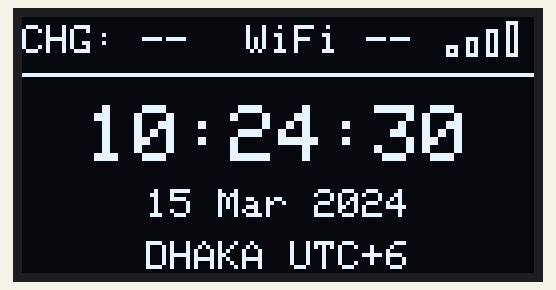
This sketch was run on a simulated ESP32. On the bench: 128×64 one-colour display. WiFi joins after 1.5 s; servers stay silent unless stated; the local clock reads 2024-03-15 10:24:30 at power-on unless the sketch sets it; what the sketch prints to the serial monitor is not drawn.

Above: at 0.6 s.
At 1.1 s:
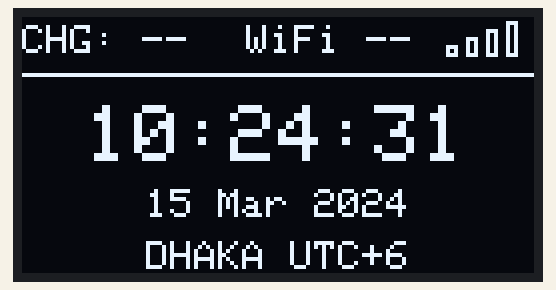
At 10.1 s:
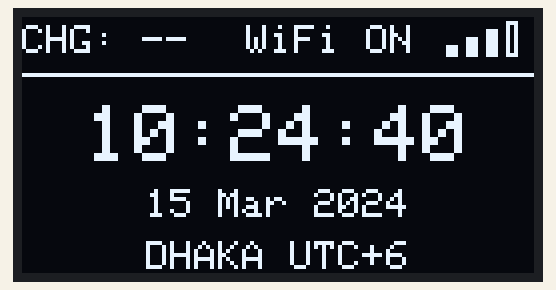
At 19.2 s:
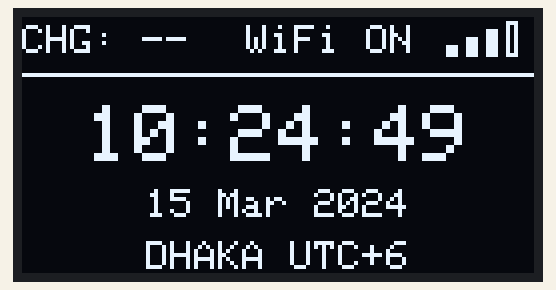
At 28.2 s:
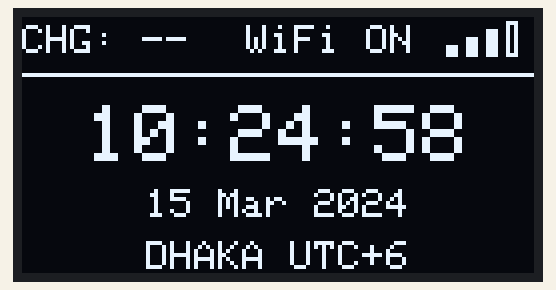
At 38.2 s:
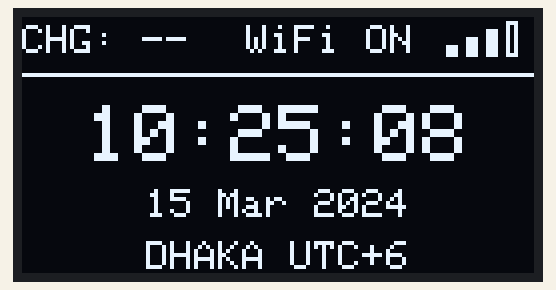

The sketch:

display_status.ino
```cpp
#include <Arduino.h>
#include <Wire.h>
#include <WiFi.h>
#include <time.h>
#include <Adafruit_GFX.h>
#include <Adafruit_SSD1306.h>
// - Time: Bangladesh time, synchronized over Wi-Fi.
// - Network: actual Wi-Fi connection and signal strength—not an internet availability check.
// - Charging: CHG: -- for now. USB power alone doesn’t tell us whether a battery is charging;
// we need your charger module ’s status signal.
    // Enter your 2.4 GHz Wi-Fi credentials.
    const char *WIFI_SSID = "YOUR_WIFI_NAME";
const char *WIFI_PASSWORD = "YOUR_WIFI_PASSWORD";

constexpr int SDA_PIN = 21;
constexpr int SCL_PIN = 22;
constexpr uint8_t OLED_ADDRESS = 0x3C;
constexpr int SCREEN_WIDTH = 128;
constexpr int SCREEN_HEIGHT = 64;

// Bangladesh: UTC+6, no daylight-saving adjustment.
constexpr long UTC_OFFSET_SECONDS = 6L * 60L * 60L;

Adafruit_SSD1306 display(
    SCREEN_WIDTH, SCREEN_HEIGHT, &Wire, -1, 100000, 100000);

uint32_t lastDrawAt = 0;
uint32_t lastReconnectAt = 0;
bool ntpStarted = false;

void stopWithError(const char *message)
{
    Serial.println(message);
    while (true)
    {
        delay(1000);
    }
}

void drawCentered(const char *text, int y, uint8_t size)
{
    display.setTextSize(size);

    int16_t x1, y1;
    uint16_t width, height;
    display.getTextBounds(text, 0, 0, &x1, &y1, &width, &height);

    const int x = (SCREEN_WIDTH - static_cast<int>(width)) / 2 - x1;
    display.setCursor(x, y);
    display.print(text);
}

void drawSignalBars(bool connected)
{
    constexpr int startX = 106;
    constexpr int baseline = 10;

    int bars = 0;

    if (connected)
    {
        const int rssi = WiFi.RSSI();
        if (rssi >= -55)
        {
            bars = 4;
        }
        else if (rssi >= -67)
        {
            bars = 3;
        }
        else if (rssi >= -75)
        {
            bars = 2;
        }
        else
        {
            bars = 1;
        }
    }

    for (int i = 0; i < 4; ++i)
    {
        const int height = 3 + i * 2;
        const int x = startX + i * 5;
        const int y = baseline - height;

        if (i < bars)
        {
            display.fillRect(x, y, 3, height, SSD1306_WHITE);
        }
        else
        {
            display.drawRect(x, y, 3, height, SSD1306_WHITE);
        }
    }
}

void drawStatus()
{
    const bool connected = WiFi.status() == WL_CONNECTED;

    time_t currentTime = time(nullptr);
    struct tm localTime = {};

    // Do not display a bogus date before network time arrives.
    const bool timeReady = currentTime > 1700000000;

    if (timeReady)
    {
        localtime_r(&currentTime, &localTime);
    }

    display.clearDisplay();
    display.setTextColor(SSD1306_WHITE);
    display.setTextWrap(false);
    display.setTextSize(1);

    // Top status bar.
    display.setCursor(0, 2);
    display.print("CHG: --");

    display.setCursor(56, 2);
    display.print(connected ? "WiFi ON" : "WiFi --");

    drawSignalBars(connected);
    display.drawFastHLine(0, 14, SCREEN_WIDTH, SSD1306_WHITE);

    if (timeReady)
    {
        char clockText[9];
        char dateText[20];

        strftime(clockText, sizeof(clockText), "%H:%M:%S", &localTime);
        strftime(dateText, sizeof(dateText), "%d %b %Y", &localTime);

        drawCentered(clockText, 22, 2);
        drawCentered(dateText, 43, 1);
    }
    else
    {
        drawCentered("--:--:--", 22, 2);
        drawCentered(connected ? "Syncing time..." : "Waiting for WiFi", 43, 1);
    }

    drawCentered("DHAKA UTC+6", 56, 1);
    display.display();
}

void setup()
{
    Serial.begin(115200);
    delay(500);

    if (!Wire.begin(SDA_PIN, SCL_PIN, 100000))
    {
        stopWithError("Failed to start I2C.");
    }

    Wire.beginTransmission(OLED_ADDRESS);
    if (Wire.endTransmission() != 0)
    {
        stopWithError("Display not found at 0x3C.");
    }

    if (!display.begin(
            SSD1306_SWITCHCAPVCC, OLED_ADDRESS, false, false))
    {
        stopWithError("Display buffer allocation failed.");
    }

    WiFi.mode(WIFI_STA);
    WiFi.setAutoReconnect(true);
    WiFi.begin(WIFI_SSID, WIFI_PASSWORD);

    drawStatus();
    Serial.println("Status screen started. Connecting to WiFi...");
}

void loop()
{
    const uint32_t now = millis();
    const bool connected = WiFi.status() == WL_CONNECTED;

    if (connected && !ntpStarted)
    {
        configTime(
            UTC_OFFSET_SECONDS,
            0,
            "pool.ntp.org",
            "time.google.com");

        ntpStarted = true;
        Serial.println("WiFi connected. Network time sync started.");
    }

    // Retry without blocking the screen.
    if (!connected && now - lastReconnectAt >= 20000)
    {
        lastReconnectAt = now;
        WiFi.reconnect();
    }

    if (now - lastDrawAt >= 500)
    {
        lastDrawAt = now;
        drawStatus();
    }

    delay(5);
}
```

Measured:
- what the display in image 0 shows lasts 0.5 s, from 0.6 s to 1.1 s
- what the display in image 1 shows lasts 1.0 s, from 1.1 s to 2.1 s
